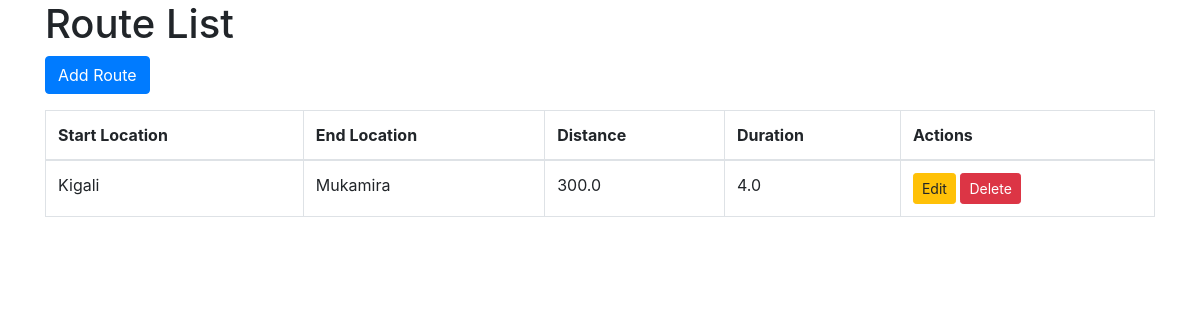
Screenshot of /transport/routes/ (signed in) with the database file from the repository.
### transport/models.py (models this page shows, shortened)
class Route(models.Model):
    start_location = models.CharField(max_length=100)
    end_location = models.CharField(max_length=100)
    distance = models.FloatField()
    duration = models.FloatField()

### transport/views.py (the view)
# urls.py: path('routes/', route_list, name='route_list'),
@login_required
def route_list(request):
    routes = Route.objects.all()
    return render(request, 'transport/route_list.html', {'routes': routes})

### transport/templates/transport/route_list.html (shortened to what this page needs)
<!DOCTYPE html>
<html lang="en">
<head>
    <link rel="stylesheet" href="https://maxcdn.bootstrapcdn.com/bootstrap/4.5.2/css/bootstrap.min.css">
</head>
<body>
    <div class="container">
        <h1>Route List</h1>
        <a href="{% url 'transport:add_route' %}" class="btn btn-primary">Add Route</a>
        <table class="table table-bordered mt-3">
            <thead>
                <tr>
                    <th>Start Location</th>
                    <th>End Location</th>
                    <th>Distance</th>
                    <th>Duration</th>
                    <th>Actions</th>
                </tr>
            </thead>
            <tbody>
                {% for route in routes %}
                <tr>
                    <td>{{ route.start_location }}</td>
                    <td>{{ route.end_location }}</td>
                    <td>{{ route.distance }}</td>
                    <td>{{ route.duration }}</td>
                    <td>
                        <a href="{% url 'transport:edit_route' route.id %}" class="btn btn-warning btn-sm">Edit</a>
                        <a href="{% url 'transport:delete_route' route.id %}" class="btn btn-danger btn-sm">Delete</a>
                    </td>
                </tr>
                {% endfor %}
            </tbody>
        </table>
    </div>
</body>
</html>

### rows the page displays
Route: start_location "Kigali", end_location "Mukamira", distance "300.0", duration "4.0"
